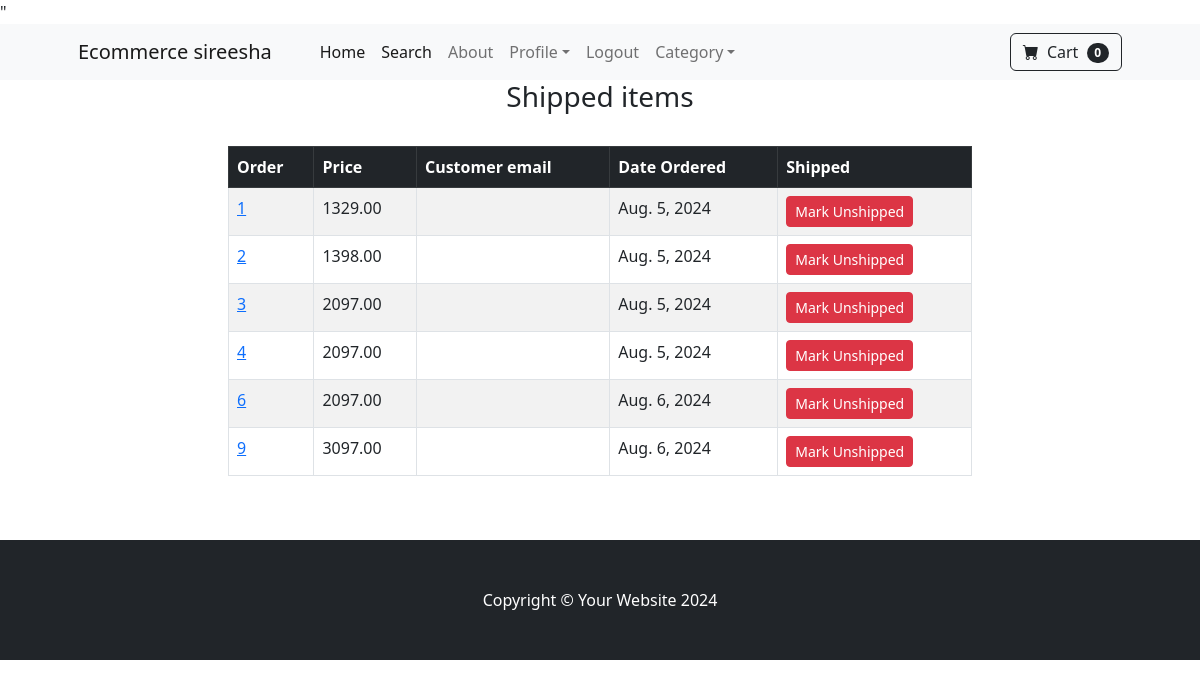
The page /payment/shipped_dash (signed in) on the database its author committed.
### payment/models.py (models this page shows, shortened)
class Order(models.Model):
    user=models.ForeignKey(User,on_delete=models.CASCADE,null=True,blank=True)
    full_name=models.CharField(max_length=250)
    email=models.EmailField(max_length=250)
    shipping_address=models.TextField(max_length=12500)
    amount_paid=models.DecimalField(max_digits=10,decimal_places=2)
    date_ordered=models.DateField(auto_now_add=True)
    shipped=models.BooleanField(default=False)
    date_shipped=models.DateTimeField(blank=True,null=True)

### payment/views.py (the view, shortened to what this page needs)
# urls.py: path('shipped_dash',views.shipped_dash,name='shipped_dash'),
def shipped_dash(request):
    if request.user.is_authenticated or request.user.is_superuser:
        orders=Order.objects.filter(shipped=True)
        return render(request,"payment/shipped_dash.html",{"orders":orders})
    else:
        messages.success(request,"Access Denied")
        return redirect('home')

### cart/cart.py (called while the page is built)
    def __len__(self):
        return len(self.cart)

### cart/context_processors.py (called while the page is built)
def cart(request):
    return {'cart':Cart(request)}

### payment/templates/payment/shipped_dash.html (shortened to what this page needs)
{% extends 'base.html' %}
{% block content %}
<div class="container">
    <div class="row">
        <center>
            <div class="col-8">
             <h3>Shipped items</h3>
             <br>
             <table class="table table-striped table-hover table-bordered">
                <thead class="table-dark">
                  <tr>
                    <th scope="col">Order</th>
                    <th scope="col">Price</th>
                    <th scope="col">Customer email</th>
                    <th scope="col">Date Ordered</th>
                    <th scope="col">Shipped</th>
                  </tr>
                </thead>
                <tbody>
                    {%  for item in orders %}
                  <tr>
                    <td><a href="{% url 'orders' item.id %}">{{ item.id }}</a></td>
                    <td>{{ item.amount_paid }}</td>
                    <td>{{ item.emial }}</td>
                    <td>{{ item.date_ordered }}</td>
                    <td>
                      <form method="POST">
                        <button type="submit" class="btn btn-danger btn-sm">Mark Unshipped</button>
                      </form>
                    </td>
                  </tr>
                  {% endfor %}
                </tbody>
              </table>
              <br><br>
</div>
        </center>
    </div>
</div>
{% endblock %}

### store/templates/base.html (shortened to what this page needs)
{% load static %}
<!DOCTYPE html>
<html lang="en">
    <head>
        <link href="https://cdn.jsdelivr.net/npm/bootstrap-icons@1.5.0/font/bootstrap-icons.css" rel="stylesheet" />
        <link href="{% static 'css/styles.css' %}" rel="stylesheet" />
    </head>
    <body>
        {% include 'navbar.html' %}
        {% block content %}
        {% endblock %}
        <footer class="py-5 bg-dark">
            <div class="container"><p class="m-0 text-center text-white"> Copyright &copy; Your Website 2024</p></div>
        </footer>
    </body>
</html>

### store/templates/navbar.html (shortened to what this page needs)
<nav class="navbar navbar-expand-lg navbar-light bg-light">
    <div class="container px-4 px-lg-5">
        <a class="navbar-brand" href="{% url 'home' %}">Ecommerce sireesha</a>
        <div class="collapse navbar-collapse" id="navbarSupportedContent">
            <ul class="navbar-nav me-auto mb-2 mb-lg-0 ms-lg-4">
                <li class="nav-item"><a class="nav-link active" aria-current="page" href="{% url 'home' %}">Home</a></li>
                <li class="nav-item"><a class="nav-link active" aria-current="page" href="{% url 'search' %}">Search</a></li>
                <li class="nav-item"><a class="nav-link" href="{% url 'about' %}">About</a></li>
                {% if user.is_authenticated %}
                <li class="nav-item dropdown">
                <a class="nav-link dropdown-toggle" id="navbarDropdown" href="#" role="button" data-bs-toggle="dropdown" aria-expanded="false">Profile</a>
</li>
                <li class="nav-item"><a class="nav-link" href="{% url 'logout' %}">Logout</a></li>
                {% else %}
                <li class="nav-item"><a class="nav-link" href="{% url 'login' %}">Login</a></li>
                <li class="nav-item"><a class="nav-link" href="{% url 'register' %}">Register</a></li>
                {% endif %}
                <li class="nav-item dropdown">
                    <a class="nav-link dropdown-toggle" id="navbarDropdown" href="#" role="button" data-bs-toggle="dropdown" aria-expanded="false">Category</a>
                </li>
            </ul>
            <form class="d-flex">
                <a href="{% url 'cart_summary' %}" class="btn btn-outline-dark" ><i class="bi-cart-fill me-1"></i>
                    Cart
                    <span class="badge bg-dark text-white ms-1 rounded-pill" id="cart_quantity">{{ cart|length }}</span></a>
            </form>
        </div>
    </div>
</nav>

### rows shown on the page
Order: id "1", amount_paid "1329.00", date_ordered "Aug. 5, 2024"
Order: id "2", amount_paid "1398.00", date_ordered "Aug. 5, 2024"
Order: id "3", amount_paid "2097.00", date_ordered "Aug. 5, 2024"
Order: id "4", amount_paid "2097.00", date_ordered "Aug. 5, 2024"
Order: id "6", amount_paid "2097.00", date_ordered "Aug. 6, 2024"
Order: id "9", amount_paid "3097.00", date_ordered "Aug. 6, 2024"

### other values the page prints
{{ cart|length }} "0"
